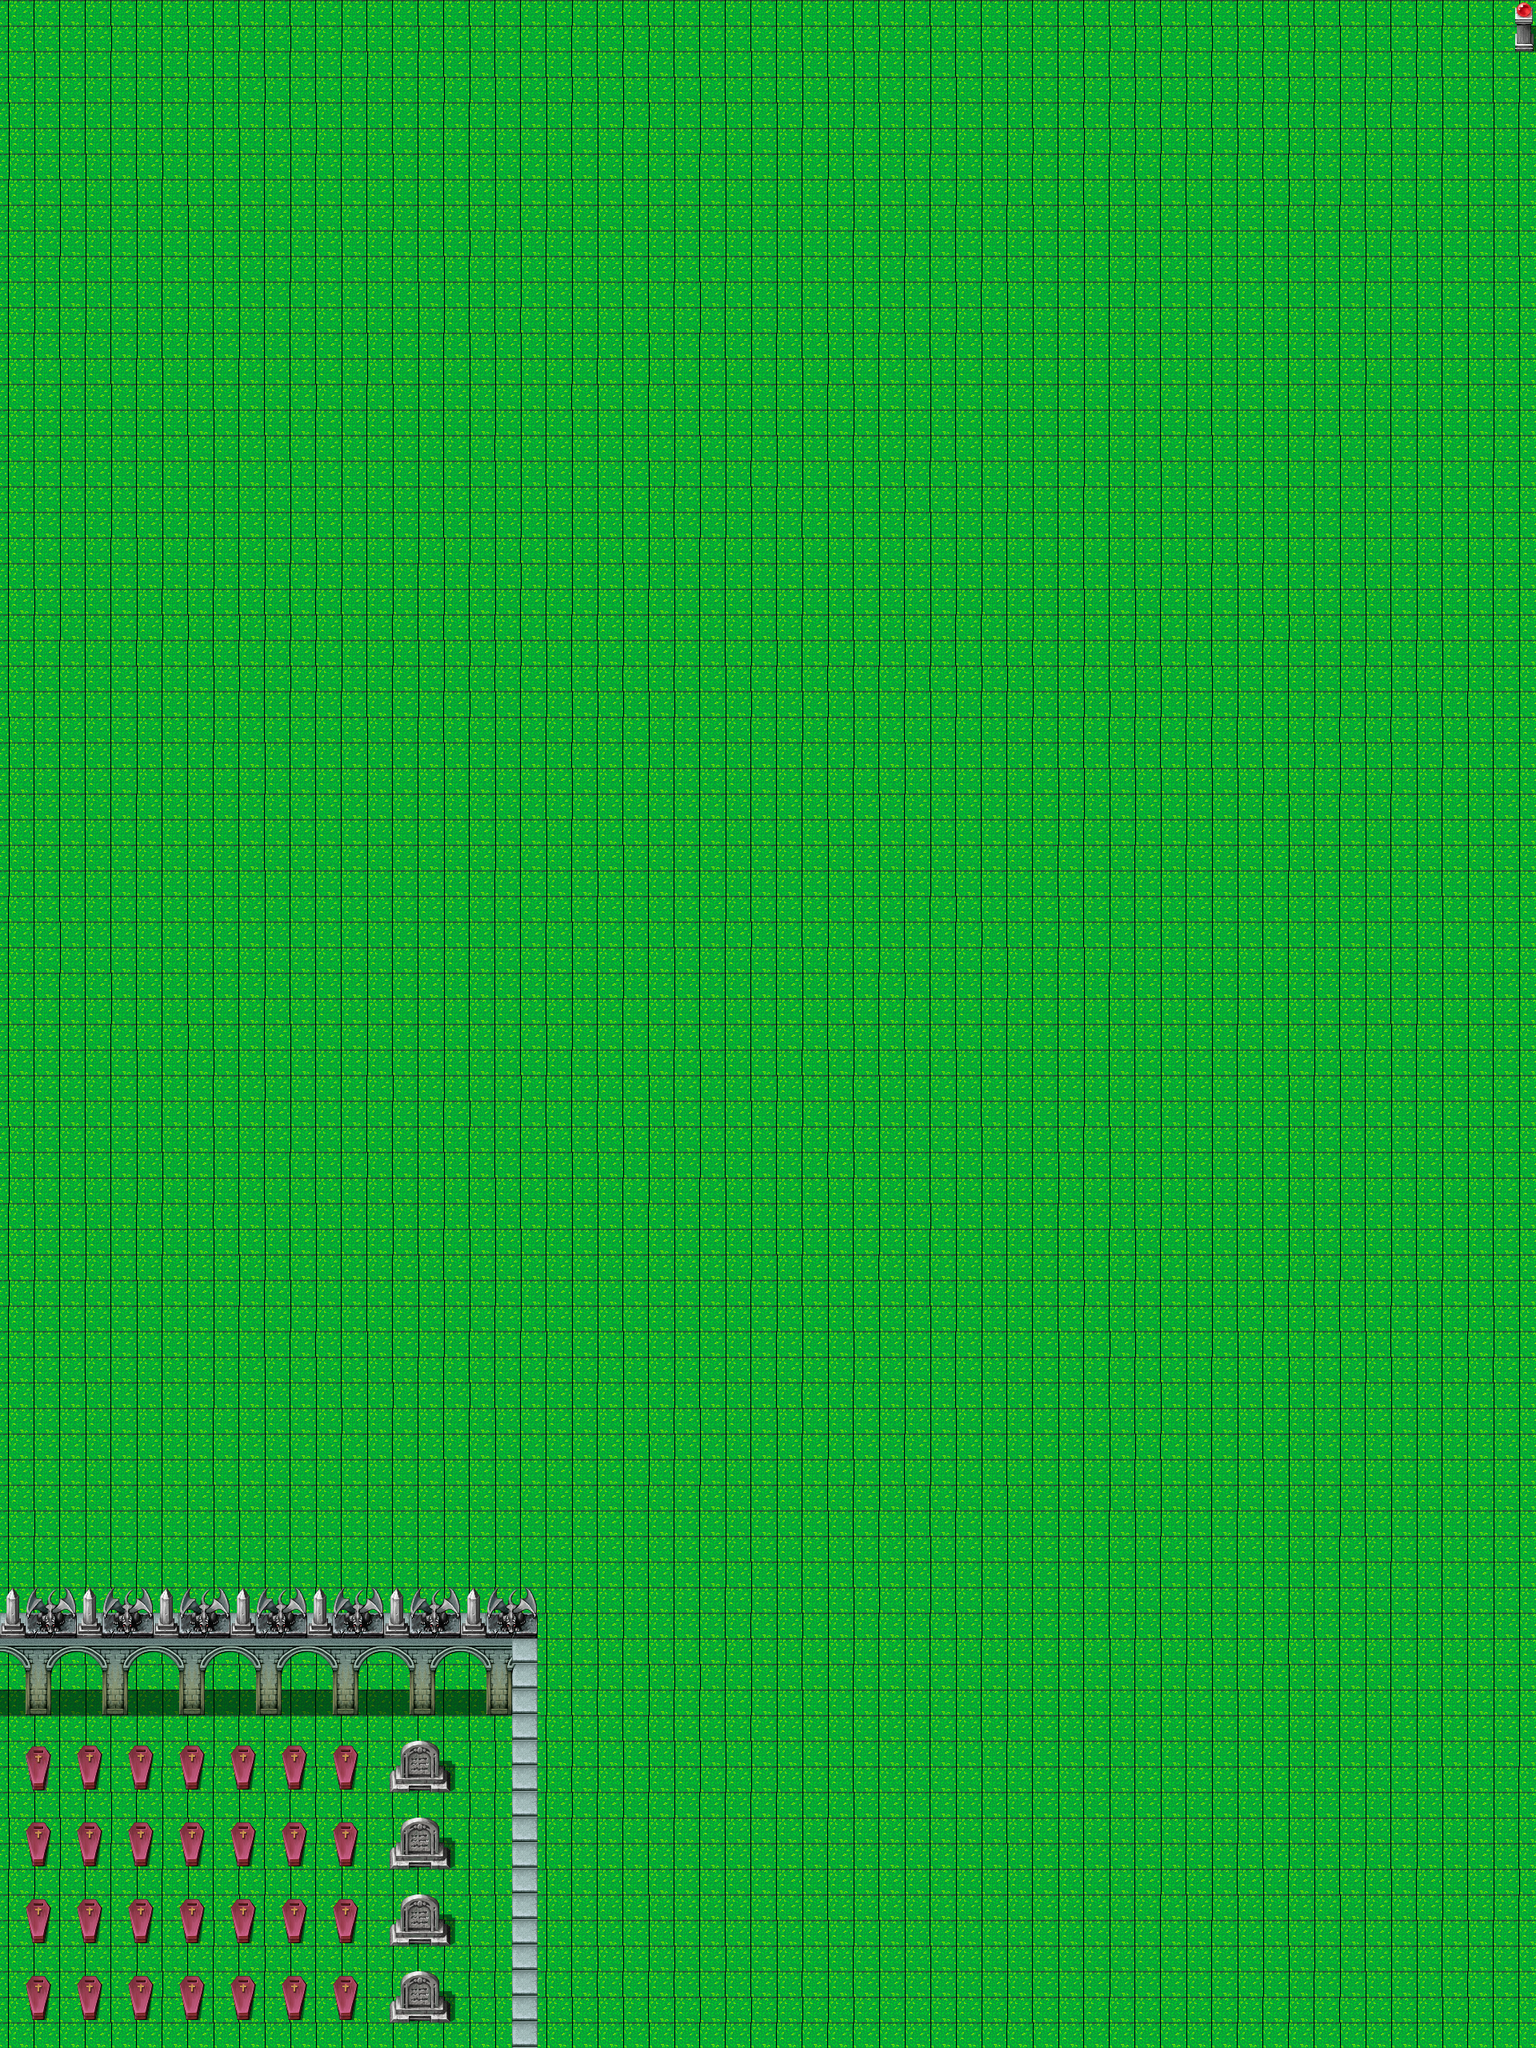

A level layout from a 2D game, rendered from its tile map. Below: a short description, then the map file with tile-grid data replaced by summaries:
An orthogonal 60x80 tile map with 32x32 px tiles, 2 tile layers (Camada de Tiles 1, Camada de Tiles 2), 5 tilesets.

<map version="1.0" orientation="orthogonal" renderorder="right-down" width="60" height="80" tilewidth="32" tileheight="32" nextobjectid="1">
 <tileset firstgid="1" name="Terreno" tilewidth="32" tileheight="32" tilecount="170" columns="17">
  <image source="32x32_map_tile v1.1_0.png" width="568" height="329" />
 </tileset>
 <tileset firstgid="171" name="Terreno 2" tilewidth="32" tileheight="32" tilecount="192" columns="16">
  <image source="celianna_TileA1.png" width="512" height="384" />
  <tile id="14">
   <animation>
    <frame tileid="14" duration="100" />
    <frame tileid="30" duration="100" />
    <frame tileid="46" duration="100" />
   </animation>
  </tile>
  <tile id="15">
   <animation>
    <frame tileid="15" duration="100" />
    <frame tileid="31" duration="100" />
    <frame tileid="47" duration="100" />
   </animation>
  </tile>
  <tile id="62">
   <animation>
    <frame tileid="62" duration="100" />
    <frame tileid="78" duration="100" />
    <frame tileid="94" duration="100" />
   </animation>
  </tile>
  <tile id="63">
   <animation>
    <frame tileid="63" duration="100" />
    <frame tileid="79" duration="100" />
    <frame tileid="95" duration="100" />
   </animation>
  </tile>
  <tile id="102">
   <animation>
    <frame tileid="102" duration="100" />
    <frame tileid="118" duration="100" />
    <frame tileid="134" duration="100" />
   </animation>
  </tile>
  <tile id="103">
   <animation>
    <frame tileid="103" duration="100" />
    <frame tileid="119" duration="100" />
    <frame tileid="135" duration="100" />
   </animation>
  </tile>
  <tile id="110">
   <animation>
    <frame tileid="110" duration="100" />
    <frame tileid="126" duration="100" />
    <frame tileid="142" duration="100" />
   </animation>
  </tile>
  <tile id="111">
   <animation>
    <frame tileid="111" duration="100" />
    <frame tileid="127" duration="100" />
    <frame tileid="143" duration="100" />
   </animation>
  </tile>
  <tile id="150">
   <animation>
    <frame tileid="150" duration="100" />
    <frame tileid="166" duration="100" />
   </animation>
  </tile>
  <tile id="151">
   <animation>
    <frame tileid="151" duration="100" />
    <frame tileid="167" duration="100" />
    <frame tileid="183" duration="100" />
   </animation>
  </tile>
  <tile id="158">
   <animation>
    <frame tileid="158" duration="100" />
    <frame tileid="174" duration="100" />
    <frame tileid="190" duration="100" />
   </animation>
  </tile>
  <tile id="159">
   <animation>
    <frame tileid="159" duration="100" />
    <frame tileid="175" duration="100" />
    <frame tileid="191" duration="100" />
   </animation>
  </tile>
 </tileset>
 <tileset firstgid="363" name="Cemitério" tilewidth="32" tileheight="32" tilecount="256" columns="16">
  <image source="tilee.png" width="512" height="512" />
 </tileset>
 <tileset firstgid="619" name="Cemitério 2" tilewidth="32" tileheight="32" tilecount="256" columns="16">
  <image source="38189015.png" width="512" height="512" />
 </tileset>
 <tileset firstgid="875" name="Cemitério 3" tilewidth="32" tileheight="32" tilecount="256" columns="16">
  <image source="tilee (3).png" width="512" height="512" />
 </tileset>
 <layer name="Camada de Tiles 1" width="60" height="80">
  <data>[4800 cells, 4800 non-empty, 6 distinct tile ids]</data>
 </layer>
 <layer name="Camada de Tiles 2" width="60" height="80">
  <data>[4800 cells, 221 non-empty, 32 distinct tile ids]</data>
 </layer>
</map>
